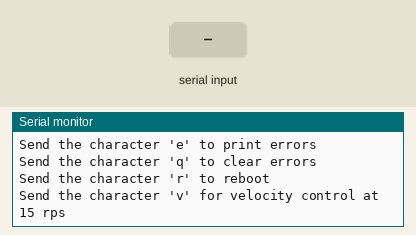
Simulated run of this program. Board: Teensy 4. Parts: the last lines printed to the serial monitor. Inputs (shaded band) come from the test bench.

Above: at 1.2 s.
1.3 s: "0\n" received over Serial
At 2.2 s:
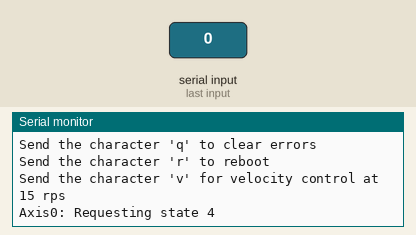
3.9 s: "r\n" received over Serial
At 4.6 s:
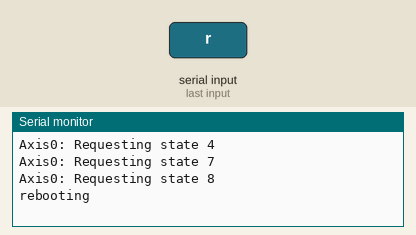
5.4 s: "s90\n" received over Serial
At 5.7 s:
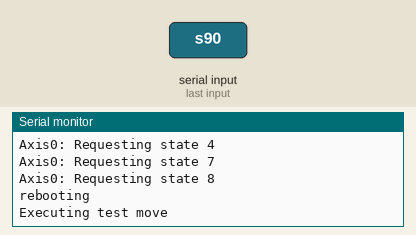
Timing chart, 0 to 8.4 s (numbered marks = the images above; inputs shaded):
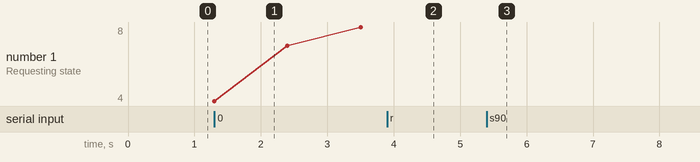

Measured:
- after the input at 1.3 s, the serial monitor: prints a new line at once (image 1)
- after the input at 3.9 s, the serial monitor: prints a new line at once (image 2)
- after the input at 5.4 s, the serial monitor: prints a new line at once (image 3)

The program:

main.cpp
```cpp
// includes
#include <HardwareSerial.h>
#include <ODriveArduino.h>
// Printing with stream operator helper functions
template<class T> inline Print& operator <<(Print &obj,     T arg) { obj.print(arg);    return obj; }
template<>        inline Print& operator <<(Print &obj, float arg) { obj.print(arg, 4); return obj; }


////////////////////////////////
// Set up serial pins to the ODrive
////////////////////////////////

// Below are some sample configurations.
// You can comment out the default Teensy one and uncomment the one you wish to use.
// You can of course use something different if you like
// Don't forget to also connect ODrive GND to Arduino GND.

// Teensy 3 and 4 (all versions) - Serial1
// pin 0: RX - connect to ODrive TX
// pin 1: TX - connect to ODrive RX
// See https://www.pjrc.com/teensy/td_uart.html for other options on Teensy
HardwareSerial& odrive_serial = Serial1;

// Arduino Mega or Due - Serial1
// pin 19: RX - connect to ODrive TX
// pin 18: TX - connect to ODrive RX
// See https://www.arduino.cc/reference/en/language/functions/communication/serial/ for other options
// HardwareSerial& odrive_serial = Serial1;

// Arduino without spare serial ports (such as Arduino UNO) have to use software serial.
// Note that this is implemented poorly and can lead to wrong data sent or read.
// pin 8: RX - connect to ODrive TX
// pin 9: TX - connect to ODrive RX
// SoftwareSerial odrive_serial(8, 9);


// ODrive object
ODriveArduino odrive(odrive_serial);

void setup() {
  // ODrive uses 115200 baudS
  odrive_serial.begin(250000);

  // Serial to PC
  Serial.begin(115200);
  while (!Serial) ; // wait for Arduino Serial Monitor to open

  Serial.println("ODriveArduino - Swol Cat Edition");

for (int axis = 0; axis < 2; ++axis) {
    odrive_serial << "w axis" << axis << ".controller.config.vel_limit " << 50.0f << '\n';
    odrive_serial << "w axis" << axis << ".motor.config.current_lim " << 110.0f << '\n';
    // This ends up writing something like "w axis0.motor.config.current_lim 10.0\n"
  }


  Serial.println("Ready!");
  Serial.println("Send the character '0' or '1' to calibrate respective motor (you must do this before you can command movement)");
  Serial.println("Send the character 's' to exectue test move");
  Serial.println("Send the character 'b' to read bus voltage");
  Serial.println("Send the character 'p' to read motor positions in a 10s loop");
  Serial.println("Send the character 'e' to print errors");
  Serial.println("Send the character 'q' to clear errors");
  Serial.println("Send the character 'r' to reboot");
  Serial.println("Send the character 'v' for velocity control at 15 rps");
}

void loop() {

  if (Serial.available()) {
    char c = Serial.read();

    // Run calibration sequence
    if (c == '0' || c == '1') {
      int motornum = c-'0';
      ODriveArduino::AxisState_t requested_state;

      requested_state = ODriveArduino::AXIS_STATE_MOTOR_CALIBRATION;
      Serial << "Axis" << c << ": Requesting state " << requested_state << '\n';
      if(!odrive.run_state(motornum, requested_state, true)) return;

      requested_state = ODriveArduino::AXIS_STATE_ENCODER_OFFSET_CALIBRATION;
      Serial << "Axis" << c << ": Requesting state " << requested_state << '\n';
      if(!odrive.run_state(motornum, requested_state, true, 25.0f)) return;

      requested_state = ODriveArduino::AXIS_STATE_CLOSED_LOOP_CONTROL;
      Serial << "Axis" << c << ": Requesting state " << requested_state << '\n';
      if(!odrive.run_state(motornum, requested_state, false /*don't wait*/)) return;
    }

    // Sinusoidal test move
    if (c == 's') {
      Serial.println("Executing test move");
      for (float ph = 0.0f; ph < 62.8318530718f; ph += 0.1f) {
        float pos_m0 = 2.0f * cos(ph);
        float pos_m1 = 2.0f * sin(ph);
        odrive.SetPosition(0, pos_m0);
        odrive.SetPosition(1, pos_m1);
        delay(5);
      }
    }

    // Read bus voltage
    if (c == 'b') {
      odrive_serial << "r vbus_voltage\n";
      Serial << "Vbus voltage: " << odrive.readFloat() << '\n';
    }

    // print motor positions in a 10s loop
    if (c == 'p') {
      unsigned int count = 0;
      static const unsigned long duration = 10000;
      unsigned long start = millis();
      while(millis() - start < duration) {
        for (int motor = 0; motor < 2; ++motor) {
          count++;
          odrive_serial << "r axis" << motor << ".encoder.pos_estimate\n";
          Serial << odrive.readFloat() << "\t" << count << '\t';
        }
        Serial << '\n';
      }
    }

    if (c == 'e'){
      Serial << odrive.GetError(0) << '\t' << odrive.GetErrorString(0) << '\n' << odrive.GetError(1) << '\t' << odrive.GetErrorString(1) << '\n';
    }

    if (c == 'q'){
      odrive.clear_errors(0);
      odrive.clear_errors(1);
      Serial << "Errors Cleared\n";
    }

    if (c == 'r'){
      odrive.reboot();
      Serial << "rebooting\n";
    }

    if (c == 'v'){
      odrive.SetVelocity(0, 15.0f);
      odrive.SetVelocity(1, 15.0f);
    }
  }
}
```
